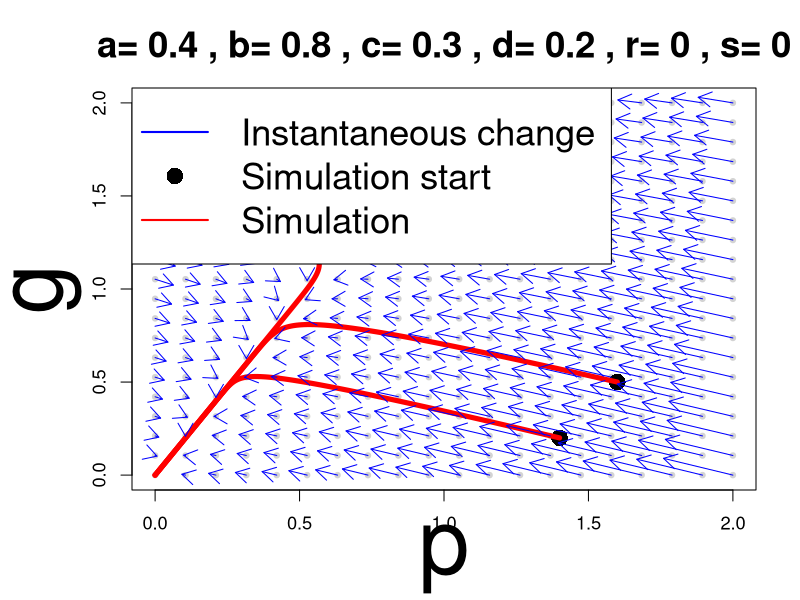
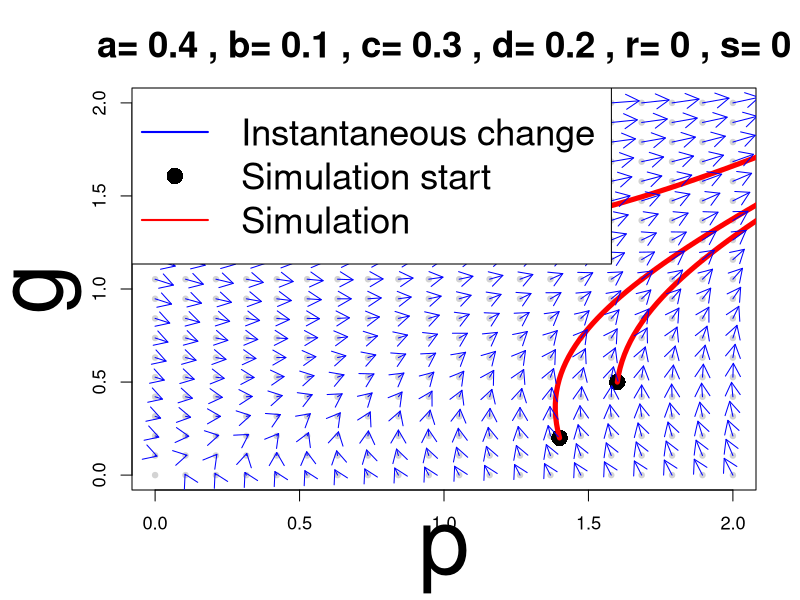
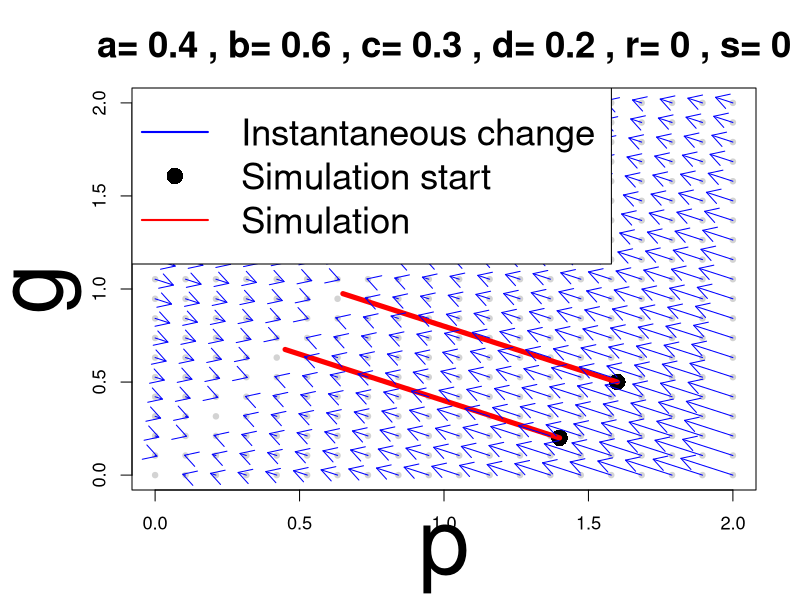
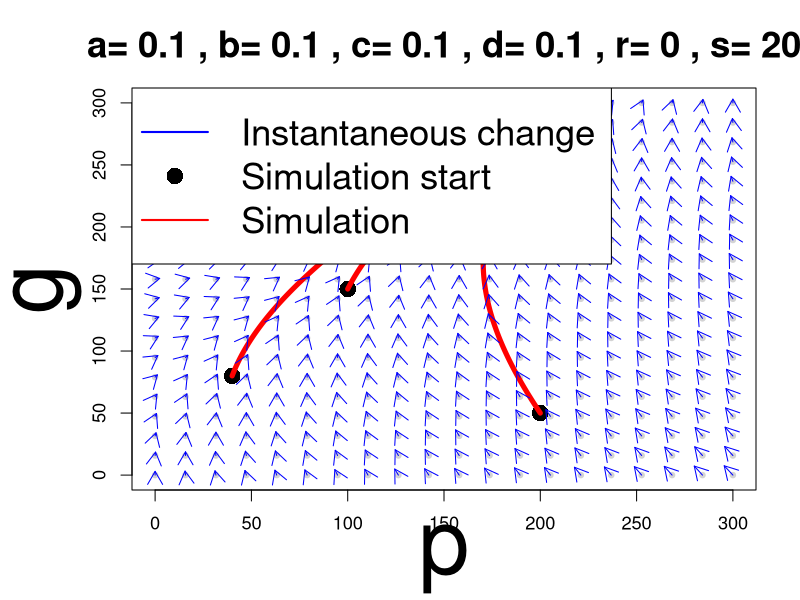
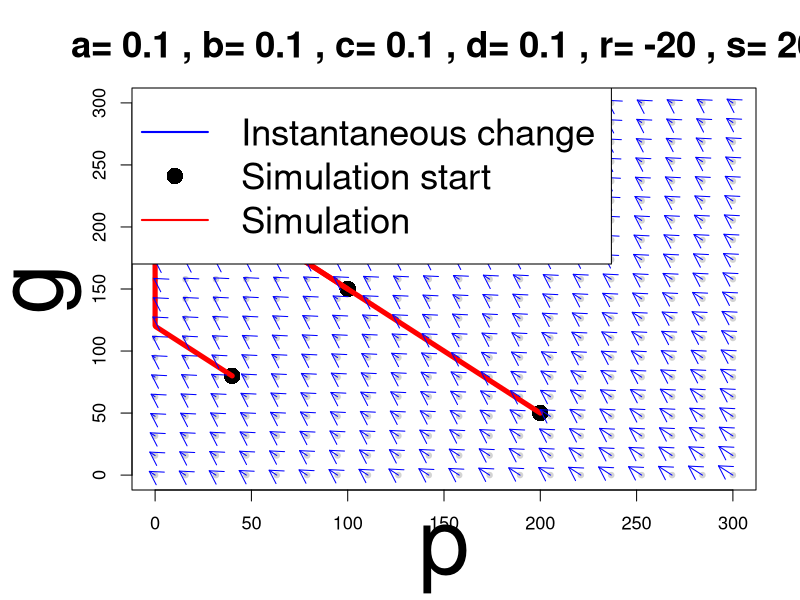
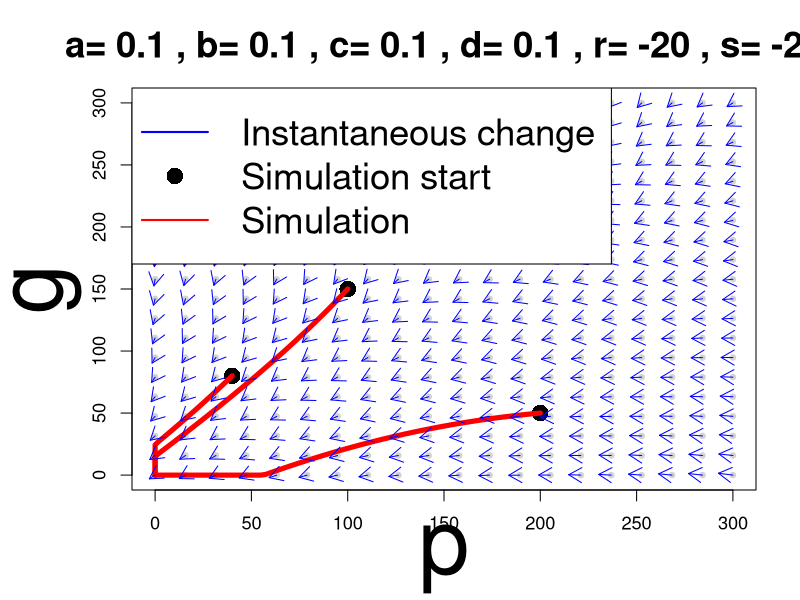
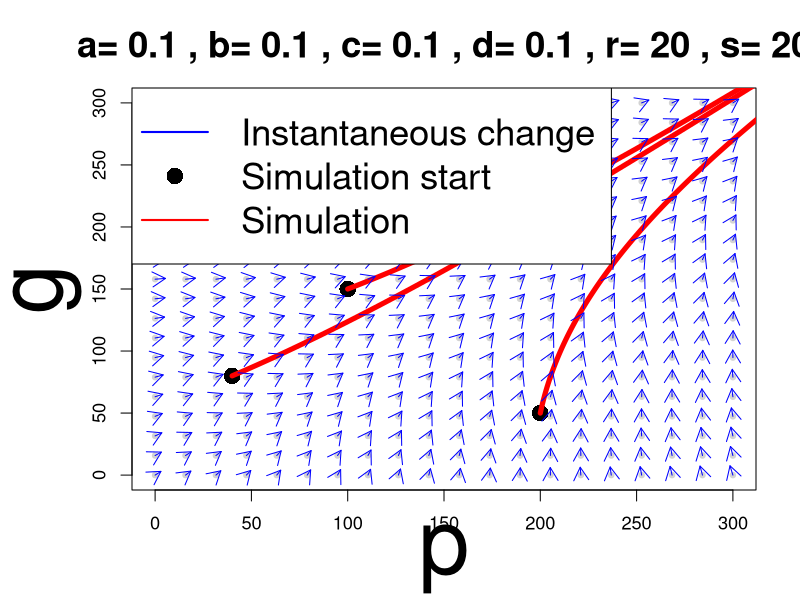
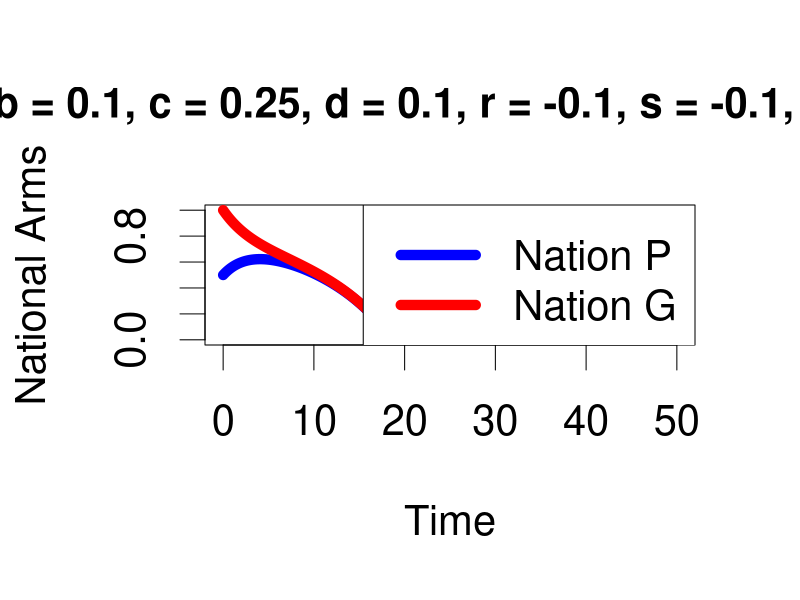

The R source for these figures, in order: (Note: this script raises an error after producing the figures.)
## Base model

# Simulation parameters
t = 500
dt = 0.1
steps = t / dt

euler_base = function(a, b, c, d, r, s, Kp, Kg, p0 = 0.5, g0 = 1) {
  #Matrix and initial
  ArmsRace = matrix(0, nrow = 3, ncol = steps + 1) #3 rows are for t,p,g, 
  # n+1 columns for including both endpoints of time (start at 0)
  ArmsRace[1, 1] = 0
  ArmsRace[2, 1] = p0 #p initial condition
  ArmsRace[3, 1] = g0 #g initial condition
  
  #Euler Method
  for (i in 1:steps) {
    t_i = ArmsRace[1, i]
    p_i = ArmsRace[2, i]
    g_i = ArmsRace[3, i]
    
    dp = a * g_i - b * p_i + r
    dg = c * p_i - d * g_i + s
    
    ArmsRace[1, i + 1] = t_i + dt
    ArmsRace[2, i + 1] = p_i + dt * dp
    ArmsRace[3, i + 1] = g_i + dt * dg
    
    # Prevent negative arms levels
    ArmsRace[2, i + 1] = max(0, ArmsRace[2, i + 1])
    ArmsRace[3, i + 1] = max(0, ArmsRace[3, i + 1])
  }
  return(ArmsRace)
}

vplot_base = function(pngname, a, b, c, d, r, s,
                          y1, y2, y3,
                          xlim_max = 2, ylim_max = 2, title = NULL) {
  # Initialize grid for vectors
  p_vals <- seq(0, xlim_max, length.out = 20)
  g_vals <- seq(0, ylim_max, length.out = 20)
  grid   <- expand.grid(p = p_vals, g = g_vals)
  
  # Compute derivatives at each grid point
  dp <- numeric(nrow(grid))
  dg <- numeric(nrow(grid))
  
  for (i in 1:nrow(grid)) {
    dp[i] <- a * grid$g[i] - b * grid$p[i] + r
    dg[i] <- c * grid$p[i] - d * grid$g[i] + s
  }
  
  magnitude <- sqrt(dp^2 + dg^2)
  nonzero   <- magnitude > 1e-6
  
  # Compute simulation paths
  euler1 = euler_base(a, b, c, d, r, s, p0=y1[1], g0=y1[2])
  euler2 = euler_base(a, b, c, d, r, s, p0=y2[1], g0=y2[2])
  euler3 = euler_base(a, b, c, d, r, s, p0=y3[1], g0=y3[2])
  
  main_title <- paste("a=",a,", b=",b,", c=",c,
                      ", d=",d,", r=",r,", s=",s)
  
  png(pngname, width=1000, height=1000) # Saves plot as a png
  par(cex=1.1, mar=c(5, 6, 4, 2), cex.main=2)
  plot(grid$p, grid$g, pch=20, col="lightgray",
       cex.main=2, cex.lab=5,
       main=main_title,
       xlab="p", ylab="g",
       xlim=c(0, xlim_max), ylim=c(0, ylim_max))
  
  #black dot represents simulation starting points
  #i.e. initial values
  points(y1[1], y1[2], col="black", cex=2, pch=16)
  #simulation path
  lines(euler1[2,], euler1[3,], col="red", lwd=5)
  
  points(y2[1], y2[2], col="black", cex=2, pch=16)
  lines(euler2[2,], euler2[3,], col="red", lwd=5)
  
  points(y3[1], y3[2], col="black", cex=2, pch=16)
  lines(euler3[2,], euler3[3,], col="red", lwd=5)
  
  #plot vectors
  arrows(grid$p[nonzero], grid$g[nonzero],
         grid$p[nonzero] + 0.15 * dp[nonzero],
         grid$g[nonzero] + 0.15 * dg[nonzero],
         length=0.15, col="blue")
  
  legend("topleft",
         legend=c("Instantaneous change", "Simulation start", "Simulation"),
         col=c("blue","black","red"),
         lty=c(1, NA, 1),
         pch=c(NA, 16, NA),
         lwd=c(2, NA, 2),
         cex=2)
  dev.off()
}

# Base model with no r,s: Disarm
vplot_base("Vecplot1_disarm.png",
               a=0.4, b=0.8, c=0.3, d=0.2,r=0, s=0,
               y1=c(0.3,1.4),y2=c(1.4,0.2),y3=c(1.6,0.5),
               xlim_max=2, ylim_max=2,
               title="a=0.4,b=0.8,c=0.3,d=0.2,r=0,s=0")

# Base model with no r,s: Race
vplot_base("Vecplot2_race.png",
               a=0.4, b=0.1, c=0.3, d=0.2,r=0, s=0,
               y1=c(0.3,1.4),y2=c(1.4,0.2),y3=c(1.6,0.5),
               xlim_max=2, ylim_max=2,
               title="a=0.4,b=0.8,c=0.3,d=0.2,r=0,s=0")

# Base model with no r,s: Stable
vplot_base("Vecplot3_stable.png",
               a=0.4, b=0.6, c=0.3, d=0.2,r=0, s=0,
               y1=c(0.3,1.4),y2=c(1.4,0.2),y3=c(1.6,0.5),
               xlim_max=2, ylim_max=2,
               title="a=0.4,b=0.6,c=0.3,d=0.2,r=0,s=0")

# Base model with r,s: Race
vplot_base("S3_bd_eq_ac.png",
               a=0.1, b=0.1, c=0.1, d=0.1,
               r=0, s=20,
               y1=c(40, 80),
               y2=c(100, 150),
               y3=c(200, 50),
               xlim_max=300, ylim_max=300,
               title="a=0.1,b=0.1,c=1,d=0.1,r=0,s=20")

# Base model with r,s: one grows-one shrinks
vplot_base("S4_bd_eq_ac.png",
               a=0.1, b=0.1, c=0.1, d=0.1,
               r=-20, s=20,
               y1=c(40, 80),
               y2=c(100, 150),
               y3=c(200, 50),
               xlim_max=300, ylim_max=300,
               title="a=0.1,b=0.1,c=1,d=0.1,r=-20,s=20")

# Base model with r,s: disarmament
vplot_base("S5_bd_eq_ac.png",
               a=0.1, b=0.1, c=0.1, d=0.1,
               r=-20, s=-20,
               y1=c(40, 80),
               y2=c(100, 150),
               y3=c(200, 50),
               xlim_max=300, ylim_max=300,
               title="a=0.1,b=0.1,c=1,d=0.1,r=-20,s=-20")

# bd = ac — arms race
vplot_base("S6_bd_eq_ac.png",
               a=0.1, b=0.1, c=0.1, d=0.1,
               r=20, s=20,
               y1=c(40, 80),
               y2=c(100, 150),
               y3=c(200, 50),
               xlim_max=300, ylim_max=300,
               title="a=0.1,b=0.1,c=1,d=0.1,r=20,s=20")

## Model extension

# Simulation variables
t = 50
dt = 0.1
steps = t / dt

euler_logistic = function(a, b, c, d, r, s, Kp, Kg, p0 = 0.5, g0 = 1) {
  # Initialize values
  # Matrix: row 1 = time, row 2 = p, row 3 = g
  ArmsRace = matrix(0, nrow = 3, ncol = steps + 1)
  ArmsRace[1, 1] = 0
  ArmsRace[2, 1] = p0
  ArmsRace[3, 1] = g0
  
  # Euler method
  for (i in 1:steps) {
    t_i = ArmsRace[1, i]
    p_i = ArmsRace[2, i]
    g_i = ArmsRace[3, i]
    
    # Logistic fear adjustment
    dp = a * g_i * (1 - p_i / Kp) - b * p_i + r
    dg = c * p_i * (1 - g_i / Kg) - d * g_i + s
    
    ArmsRace[1, i + 1] = t_i + dt
    ArmsRace[2, i + 1] = p_i + dt * dp
    ArmsRace[3, i + 1] = g_i + dt * dg
    
    # Prevent negative arms levels
    ArmsRace[2, i + 1] = max(0, ArmsRace[2, i + 1])
    ArmsRace[3, i + 1] = max(0, ArmsRace[3, i + 1])
  }
  
  return(ArmsRace)
}

# Case 1
ArmsRace = euler_logistic(a = 0.25, b = 0.1, c = 0.25, d = 0.1,
                          r = -0.1, s = -0.1, Kp = 5, Kg = 5)

png("logistic_case1.png", width = 1000, height = 1000)
par(cex = 2.5)
plot(ArmsRace[1, ], ArmsRace[2, ], type = "l", col = "blue",
     xlab = "Time", ylab = "National Arms",
     main = "a = 0.25, b = 0.1, c = 0.25, d = 0.1, r = -0.1, s = -0.1, Kp = 5, Kg = 5",
     cex.main =1,
     ylim = range(c(ArmsRace[2, ], ArmsRace[3, ])), lwd = 10)
lines(ArmsRace[1, ], ArmsRace[3, ], col = "red", lwd = 10)
legend("topright", legend = c("Nation P", "Nation G"),
       col = c("blue", "red"), lwd = 10)
dev.off()

# Case 2
ArmsRace = euler_logistic(a = 0.25, b = 0.25, c = 0.25, d = 0.25,
                          r = -0.3, s = 0.3, Kp = 5, Kg = 5)

png("logistic_case2.png", width = 1000, height = 1000)
par(cex = 2.5)
plot(ArmsRace[1, ], ArmsRace[2, ], type = "l", col = "blue",
     xlab = "Time", ylab = "National Arms",
     main = "a=b=c=d=0.25, r=-0.3, s=0.3, Kp=5, Kg=5",
     cex.main =1,
     ylim = range(c(ArmsRace[2, ], ArmsRace[3, ])), lwd = 10)
lines(ArmsRace[1, ], ArmsRace[3, ], col = "red", lwd = 10)
legend("right", legend = c("Nation P", "Nation G"),
       col = c("blue", "red"), lwd = 10)
dev.off()

# Case 3
ArmsRace = euler_logistic(a = 0.1, b = 0.25, c = 0.1, d = 0.25,
                          r = 0.3, s = 0.3, Kp = 5, Kg = 5)

png("logistic_case3.png", width = 1000, height = 1000)
par(cex = 2.5)
plot(ArmsRace[1, ], ArmsRace[2, ], type = "l", col = "blue",
     xlab = "Time", ylab = "National Arms",
     main = "a=0.1, b=0.25, c=0.1, d=0.25, r=0.3, s=0.3, Kp=5, Kg=5",
     cex.main =1,
     ylim = range(c(ArmsRace[2, ], ArmsRace[3, ])), lwd = 10)
lines(ArmsRace[1, ], ArmsRace[3, ], col = "red", lwd = 10)
legend("right", legend = c("Nation P", "Nation G"),
       col = c("blue", "red"), lwd = 10)
dev.off()


## Results


#sensitivity a, 
ArmsRace = euler_logistic(a=0.5,b=0.2,
                          c=0.25,d=0.2,r=0,s=0,p0=0.8,g0=0.4,Kp=1,Kg=1)
png("sensitivity_a.png", width=1000, height=1000) 
par(cex=3.5)
plot(ArmsRace[1,], ArmsRace[2,], type = "l",col="blue",
     xlab="Time", ylab="National Arms",
     ylim=c(0,1),
     main ="c=0.25, b=d=0.2, r=s=0, Kp=Kg=1",
     cex.main=1,
     #ylim=range(c(ArmsRace[2,],ArmsRace[3,])),
     lwd=10)
lines(ArmsRace[1,],ArmsRace[3,],col="red",lwd=10)
ArmsRace=euler_logistic(a=0.25,b=0.2,c=0.25,d=0.2,r=0,s=0,p0=0.8,g0=0.4,Kp=1,Kg=1)
lines(ArmsRace[1,],ArmsRace[2,],lty=3,col="blue",lwd=10)
lines(ArmsRace[1,],ArmsRace[3,],lty=3,col="red",lwd=10)
legend("topright",legend=c("Nation P (a=0.5)",
                           "Nation G (a=0.5)","Nation P (a=0.25)",
                           "Nation G (a=0.25)"),
       col=c("blue","red"),lwd=10,lty=c(1,1,3,3),bg = "transparent")
dev.off()



#sensitivity b, 
ArmsRace = euler_logistic(a=0.25,b=0.4,c=0.25,d=0.2,r=0,
                          s=0,p0=0.8,g0=0.4,Kp=1,Kg=1)
png("sensitivity_b.png", width=1000, height=1000) # Saves plot as a png
par(cex=3.5)
plot(ArmsRace[1,], ArmsRace[2,], type = "l",col="blue",
     xlab="Time", ylab="National Arms",
     ylim=c(0,1),
     main ="a=c=0.25, d=0.2, r=s=0, Kp=Kg=1",
     cex.main=1,
     #ylim=range(c(ArmsRace[2,],ArmsRace[3,])),
     lwd=10)
lines(ArmsRace[1,],ArmsRace[3,],col="red",lwd=10)
ArmsRace=euler_logistic(a=0.25,b=0.2,c=0.25,d=0.2,r=0,s=0,p0=0.8,g0=0.4,Kp=1,Kg=1)
lines(ArmsRace[1,],ArmsRace[2,],lty=3,col="blue",lwd=10)
lines(ArmsRace[1,],ArmsRace[3,],lty=3,col="red",lwd=10)
legend("topright",legend=c("Nation P (b=0.4)",
                           "Nation G (b=0.4)","Nation P (b=0.2)","Nation G (b=0.2)"),
       col=c("blue","red"),lwd=10,lty=c(1,1,3,3),bg = "transparent")
dev.off()


#sensitivity r, 
ArmsRace = euler_logistic(a=0.25,b=0.2,c=0.25,d=0.2,r=0.1,s=0,p0=0.8,g0=0.4,Kp=1,Kg=1)
png("sensitivity_c.png", width=1000, height=1000) # Saves plot as a png
par(cex=3.5)
plot(ArmsRace[1,], ArmsRace[2,], type = "l",col="blue",
     xlab="Time", ylab="National Arms",
     ylim=c(0,1),
     main ="a=c=0.25, b=d=0.2, s=0, Kp=Kg=1",
     cex.main=1,
     #ylim=range(c(ArmsRace[2,],ArmsRace[3,])),
     lwd=10)
lines(ArmsRace[1,],ArmsRace[3,],col="red",lwd=10)
ArmsRace=euler_logistic(a=0.25,b=0.2,c=0.25,d=0.2,r=0,
                        s=0,p0=0.8,g0=0.4,Kp=1,Kg=1)
lines(ArmsRace[1,],ArmsRace[2,],lty=3,col="blue",lwd=10)
lines(ArmsRace[1,],ArmsRace[3,],lty=3,col="red",lwd=10)

legend("topright",
       legend=c("Nation P (r=0.1)",
                "Nation G (r=0.1)",
                "Nation P (r=0)",
                "Nation G (r=0)"),
       col=c("blue","red"),lwd=10,lty=c(1,1,3,3),bg = "transparent")
dev.off()


## Discussion


#USIRAN function changes value of r and a midday past certain t
euler_logistic_USIRAN = function(a, b, c, d, r, s, Kp, 
                                 Kg, p0 = 0.5, g0 = 1,a_new,r_new) {
  # Matrix: row 1 = time, row 2 = p, row 3 = g
  ArmsRace = matrix(0, nrow = 3, ncol = steps + 1)
  ArmsRace[1, 1] = 0
  ArmsRace[2, 1] = p0
  ArmsRace[3, 1] = g0
  
  for (i in 1:steps) {
    t_i = ArmsRace[1, i]
    p_i = ArmsRace[2, i]
    g_i = ArmsRace[3, i]
    
    
    if (i > 250) {
      a_use = a_new
      r_use = r_new
    } else {
      a_use = a
      r_use = r
    }
    
    
    # Logistic fear adjustment
    dp = a_use * g_i * (1 - p_i / Kp) - b * p_i + r_use
    dg = c * p_i * (1 - g_i / Kg) - d * g_i + s
    
    ArmsRace[1, i + 1] = t_i + dt
    ArmsRace[2, i + 1] = p_i + dt * dp
    ArmsRace[3, i + 1] = g_i + dt * dg
    
    # Prevent negative arms levels
    ArmsRace[2, i + 1] = max(0, ArmsRace[2, i + 1])
    ArmsRace[3, i + 1] = max(0, ArmsRace[3, i + 1])
  }
  
  return(ArmsRace)
}



#US vs IRAN illustration 
ArmsRace = euler_logistic_USIRAN(a=0.2,b=0.3,c=0.2,
                                 d=0.3,r=0,s=0,p0=0.2,g0=0.1,
                                 Kp=1,Kg=1,a_new=0.8,r_new=0.05)
png("US_Vs_IRAN.png", width=1000, height=1000) # Saves plot as a png
par(cex=3.5)
plot(ArmsRace[1,], ArmsRace[2,], type = "l",col="blue",
     xlab="Time", ylab="National Arms",
     ylim=c(0,1),
     main ="a=c=0.2, b=d=0.3, r=s=0, Kp=Kg=1",
     cex.main=1,
     #ylim=range(c(ArmsRace[2,],ArmsRace[3,])),
     lwd=10)
lines(ArmsRace[1,],ArmsRace[3,],col="red",lwd=10)

legend("topright",legend=c("US","IRAN"),
       col=c("blue","red"),
       lwd=10,lty=c(1,1),
       bg = "transparent")
dev.off()
